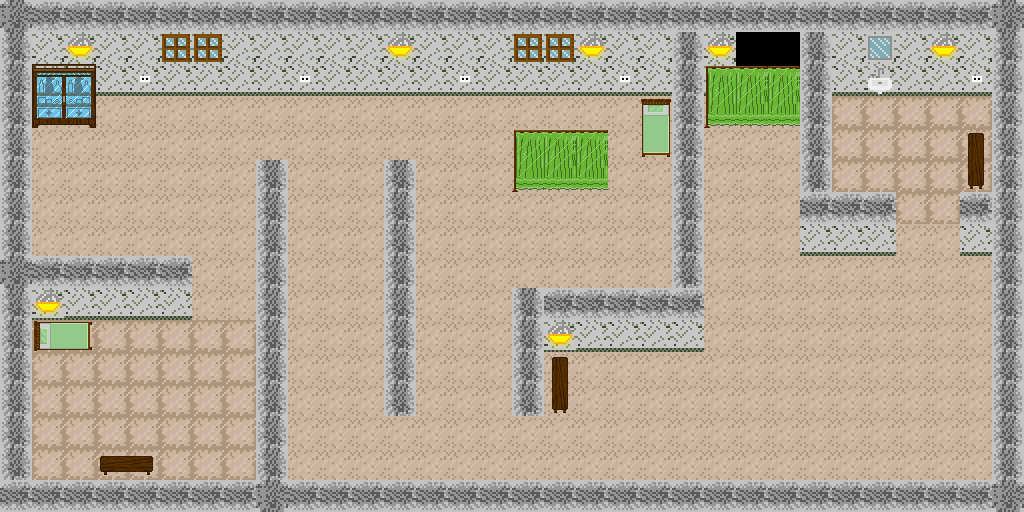

This is a level from a 2D game, rendered from its Tiled map with the project's own tilesets. A one-line summary and the complete map file follow:
An orthogonal 32x16 tile map with 32x32 px tiles, 3 tile layers (scene_1, cômodos, cortinas) and 34 objects (2).

<map version="1.0" tiledversion="1.0.3" orientation="orthogonal" renderorder="left-down" width="32" height="16" tilewidth="32" tileheight="32" nextobjectid="49">
 <tileset firstgid="1" source="tileset/scene_all.tsx" />
 <layer name="scene_1" width="32" height="16">
  <data encoding="csv">
7,6,6,6,6,6,6,6,6,6,6,6,6,6,6,6,6,6,6,6,6,6,6,6,6,6,6,6,6,6,6,7,
5,1,10,1,1,9,9,1,1,1,1,1,10,1,1,1,9,9,10,1,1,5,1,0,0,5,1,12,1,10,1,5,
5,2,2,2,8,2,2,2,2,8,2,2,2,2,8,2,2,2,2,8,2,5,2,0,0,5,2,13,2,2,8,5,
5,3,3,3,3,3,3,3,3,3,3,3,3,3,3,3,3,3,3,3,3,5,3,3,3,5,4,4,4,4,4,5,
5,3,3,3,3,3,3,3,3,3,3,3,3,3,3,3,3,3,3,3,3,5,3,3,3,5,4,4,4,4,4,5,
5,3,3,3,3,3,3,3,5,3,3,3,5,3,3,3,3,3,3,3,3,5,3,3,3,5,4,4,4,4,4,5,
5,3,3,3,3,3,3,3,5,3,3,3,5,3,3,3,3,3,3,3,3,5,3,3,3,6,6,6,3,3,6,5,
5,3,3,3,3,3,3,3,5,3,3,3,5,3,3,3,3,3,3,3,3,5,3,3,3,2,2,2,3,3,2,5,
7,6,6,6,6,6,3,3,5,3,3,3,5,3,3,3,3,3,3,3,3,5,3,3,3,3,3,3,3,3,3,5,
5,11,2,2,2,2,3,3,5,3,3,3,5,3,3,3,5,6,6,6,6,6,3,3,3,3,3,3,3,3,3,5,
5,4,4,4,4,4,4,4,5,3,3,3,5,3,3,3,5,11,2,2,2,2,3,3,3,3,3,3,3,3,3,5,
5,4,4,4,4,4,4,4,5,3,3,3,5,3,3,3,5,3,3,3,3,3,3,3,3,3,3,3,3,3,3,5,
5,4,4,4,4,4,4,4,5,3,3,3,5,3,3,3,5,3,3,3,3,3,3,3,3,3,3,3,3,3,3,5,
5,4,4,4,4,4,4,4,5,3,3,3,3,3,3,3,3,3,3,3,3,3,3,3,3,3,3,3,3,3,3,5,
5,4,4,4,4,4,4,4,5,3,3,3,3,3,3,3,3,3,3,3,3,3,3,3,3,3,3,3,3,3,3,5,
6,6,6,6,6,6,6,6,7,6,6,6,6,6,6,6,6,6,6,6,6,6,6,6,6,6,6,6,6,6,6,7
</data>
 </layer>
 <layer name="cômodos" width="32" height="16">
  <data encoding="csv">
0,0,0,0,0,0,0,0,0,0,0,0,0,0,0,0,0,0,0,0,0,0,0,0,0,0,0,0,0,0,0,0,
0,0,0,0,0,0,0,0,0,0,0,0,0,0,0,0,0,0,0,0,0,0,10,0,0,0,0,0,0,0,0,0,
0,31,32,0,0,0,0,0,0,0,0,0,0,0,0,0,0,0,0,0,0,0,0,0,0,0,0,0,0,0,0,0,
0,35,36,0,0,0,0,0,0,0,0,0,0,0,0,0,0,0,0,0,21,0,0,0,0,0,0,0,0,0,0,0,
0,0,0,0,0,0,0,0,0,0,0,0,0,0,0,0,0,0,0,0,25,0,0,0,0,0,0,0,0,0,22,0,
0,0,0,0,0,0,0,0,0,0,0,0,0,0,0,0,0,0,0,0,0,0,0,0,0,0,0,0,0,0,26,0,
0,0,0,0,0,0,0,0,0,0,0,0,0,0,0,0,0,0,0,0,0,0,0,0,0,0,0,0,4,4,0,0,
0,0,0,0,0,0,0,0,0,0,0,0,0,0,0,0,0,0,0,0,0,0,0,0,0,0,0,0,3,3,0,0,
0,0,0,0,0,0,0,0,0,0,0,0,0,0,0,0,0,0,0,0,0,0,0,0,0,0,0,0,0,0,0,0,
0,0,0,0,0,0,0,0,0,0,0,0,0,0,0,0,0,0,0,0,0,0,0,0,0,0,0,0,0,0,0,0,
0,37,38,0,0,0,0,0,0,0,0,0,0,0,0,0,0,0,0,0,0,0,0,0,0,0,0,0,0,0,0,0,
0,0,0,0,0,0,0,0,0,0,0,0,0,0,0,0,0,22,0,0,0,0,0,0,0,0,0,0,0,0,0,0,
0,0,0,0,0,0,0,0,0,0,0,0,0,0,0,0,0,26,0,0,0,0,0,0,0,0,0,0,0,0,0,0,
0,0,0,0,0,0,0,0,0,0,0,0,0,0,0,0,0,0,0,0,0,0,0,0,0,0,0,0,0,0,0,0,
0,0,0,39,40,0,0,0,0,0,0,0,0,0,0,0,0,0,0,0,0,0,0,0,0,0,0,0,0,0,0,0,
0,0,0,0,0,0,0,0,0,0,0,0,0,0,0,0,0,0,0,0,0,0,0,0,0,0,0,0,0,0,0,0
</data>
 </layer>
 <layer name="cortinas" width="32" height="16">
  <data encoding="csv">
0,0,0,0,0,0,0,0,0,0,0,0,0,0,0,0,0,0,0,0,0,0,0,0,0,0,0,0,0,0,0,0,
0,0,0,0,0,0,0,0,0,0,0,0,0,0,0,0,0,0,0,0,0,0,0,0,0,0,0,0,0,0,0,0,
0,0,0,0,0,0,0,0,0,0,0,0,0,0,0,0,0,0,0,0,0,0,29,30,30,0,0,0,0,0,0,0,
0,0,0,0,0,0,0,0,0,0,0,0,0,0,0,0,0,0,0,0,0,0,33,34,34,0,0,0,0,0,0,0,
0,0,0,0,0,0,0,0,0,0,0,0,0,0,0,0,29,30,30,0,0,0,0,0,0,0,0,0,0,0,0,0,
0,0,0,0,0,0,0,0,0,0,0,0,0,0,0,0,33,34,34,0,0,0,0,0,0,0,0,0,0,0,0,0,
0,0,0,0,0,0,0,0,0,0,0,0,0,0,0,0,0,0,0,0,0,0,0,0,0,0,0,0,0,0,0,0,
0,0,0,0,0,0,0,0,0,0,0,0,0,0,0,0,0,0,0,0,0,0,0,0,0,0,0,0,0,0,0,0,
0,0,0,0,0,0,0,0,0,0,0,0,0,0,0,0,0,0,0,0,0,0,0,0,0,0,0,0,0,0,0,0,
0,0,0,0,0,0,0,0,0,0,0,0,0,0,0,0,0,0,0,0,0,0,0,0,0,0,0,0,0,0,0,0,
0,0,0,0,0,0,0,0,0,0,0,0,0,0,0,0,0,0,0,0,0,0,0,0,0,0,0,0,0,0,0,0,
0,0,0,0,0,0,0,0,0,0,0,0,0,0,0,0,0,0,0,0,0,0,0,0,0,0,0,0,0,0,0,0,
0,0,0,0,0,0,0,0,0,0,0,0,0,0,0,0,0,0,0,0,0,0,0,0,0,0,0,0,0,0,0,0,
0,0,0,0,0,0,0,0,0,0,0,0,0,0,0,0,0,0,0,0,0,0,0,0,0,0,0,0,0,0,0,0,
0,0,0,0,0,0,0,0,0,0,0,0,0,0,0,0,0,0,0,0,0,0,0,0,0,0,0,0,0,0,0,0,
0,0,0,0,0,0,0,0,0,0,0,0,0,0,0,0,0,0,0,0,0,0,0,0,0,0,0,0,0,0,0,0
</data>
 </layer>
 <objectgroup name="paredes">
  <object id="3" x="0" y="0" width="736" height="64" />
  <object id="5" x="0" y="63" width="32" height="416" />
  <object id="8" x="32" y="256" width="160" height="32" />
  <object id="9" x="544" y="288" width="128" height="32" />
  <object id="10" x="0" y="480" width="1024" height="32" />
  <object id="11" x="254.667" y="158.667" width="32" height="320" />
  <object id="12" x="384" y="160" width="32" height="256" />
  <object id="13" x="672" y="64" width="32" height="256" />
  <object id="14" x="512" y="288" width="32" height="128" />
  <object id="15" x="800" y="64" width="32" height="128" />
  <object id="16" x="800" y="192" width="96" height="32" />
  <object id="17" x="960" y="192" width="32" height="32" />
  <object id="18" x="992" y="64" width="32" height="416" />
  <object id="45" x="800" y="0" width="220" height="64" />
  <object id="46" x="736" y="0" width="64" height="32" />
 </objectgroup>
 <objectgroup name="cômodos">
  <object id="27" x="99.6667" y="455.667" width="53" height="19" />
  <object id="28" x="552.333" y="357" width="16" height="52.6667" />
  <object id="30" x="32" y="64" width="64" height="30.3333" />
  <object id="31" x="641.5" y="99" width="29.25" height="58.25" />
  <object id="32" x="34.6667" y="320.333" width="57.6667" height="15" />
  <object id="42" x="968.25" y="132.75" width="15.625" height="53" />
 </objectgroup>
 <objectgroup color="#55aa00" name="contaminados">
  <object id="19" x="640" y="128" width="28" height="48" />
 </objectgroup>
 <objectgroup name="itens">
  <object id="20" x="74.9091" y="76.9697" width="8" height="16" />
  <object id="24" x="107.125" y="454" width="8" height="16" />
  <object id="25" x="555.03" y="365.091" width="8" height="16" />
  <object id="26" x="972.637" y="138.424" width="8" height="16" />
 </objectgroup>
 <objectgroup name="cortinas">
  <object id="34" x="512" y="128" width="96" height="20" />
  <object id="36" x="705" y="64" width="96" height="20" />
 </objectgroup>
 <objectgroup name="portas">
  <object id="38" x="896" y="192" width="64" height="64" />
  <object id="39" x="736" y="32" width="64" height="64" />
  <object id="40" x="192" y="256" width="64" height="64" />
 </objectgroup>
 <objectgroup name="torneiras">
  <object id="37" x="864" y="64" width="32" height="32" />
 </objectgroup>
 <objectgroup name="virus" />
 <objectgroup color="#000000" name="passagem">
  <object id="43" name="2" x="736" y="32" width="64" height="8">
   <properties>
    <property name="Phase" type="int" value="2" />
   </properties>
  </object>
 </objectgroup>
 <objectgroup name="player">
  <object id="47" x="49" y="431" width="32" height="32" />
 </objectgroup>
</map>